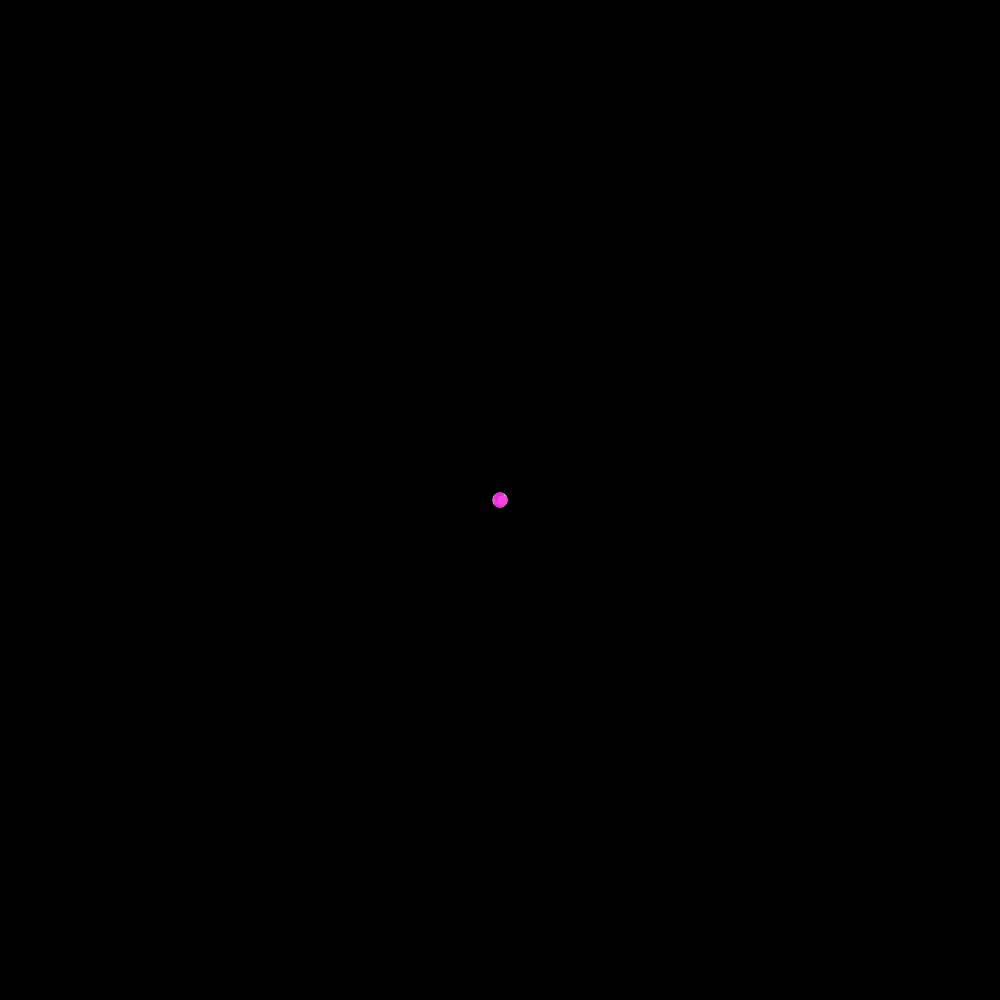
Frame 1 (no input)
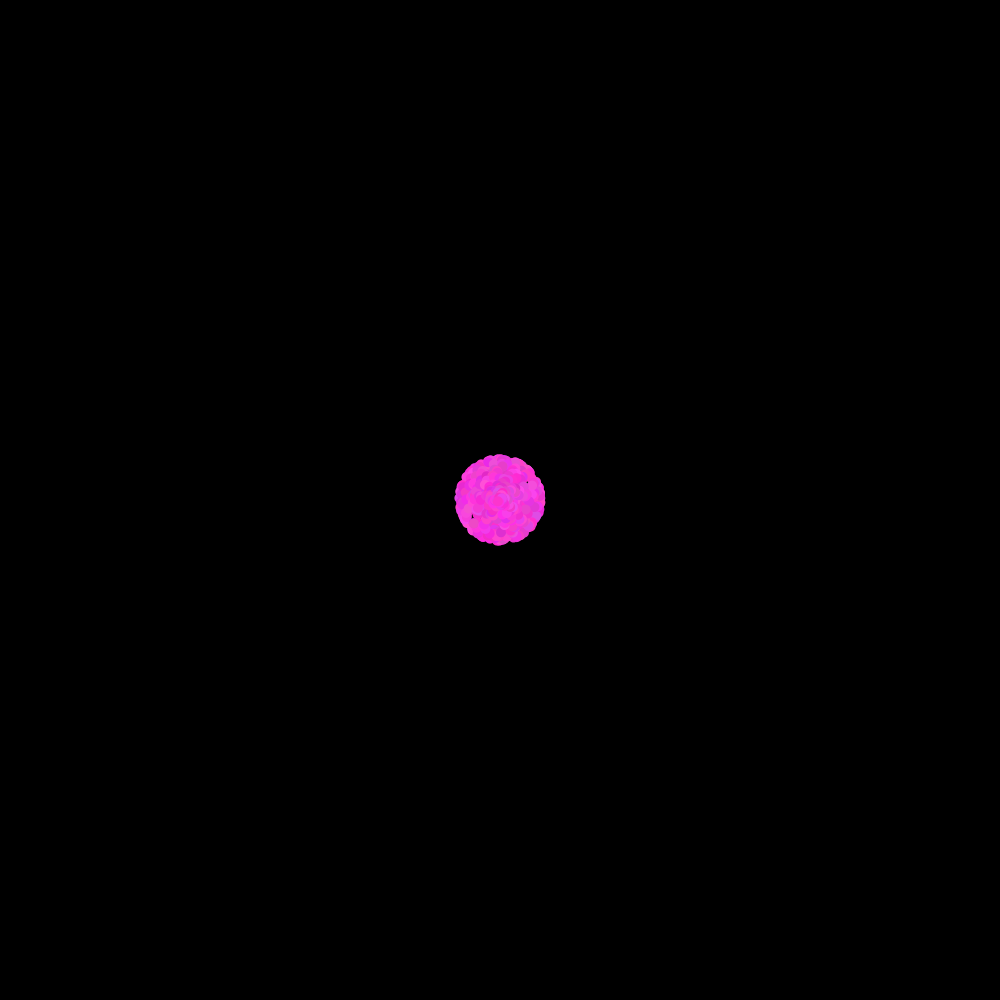
Frame 60 (the mouse pressed at the canvas centre just before this capture)
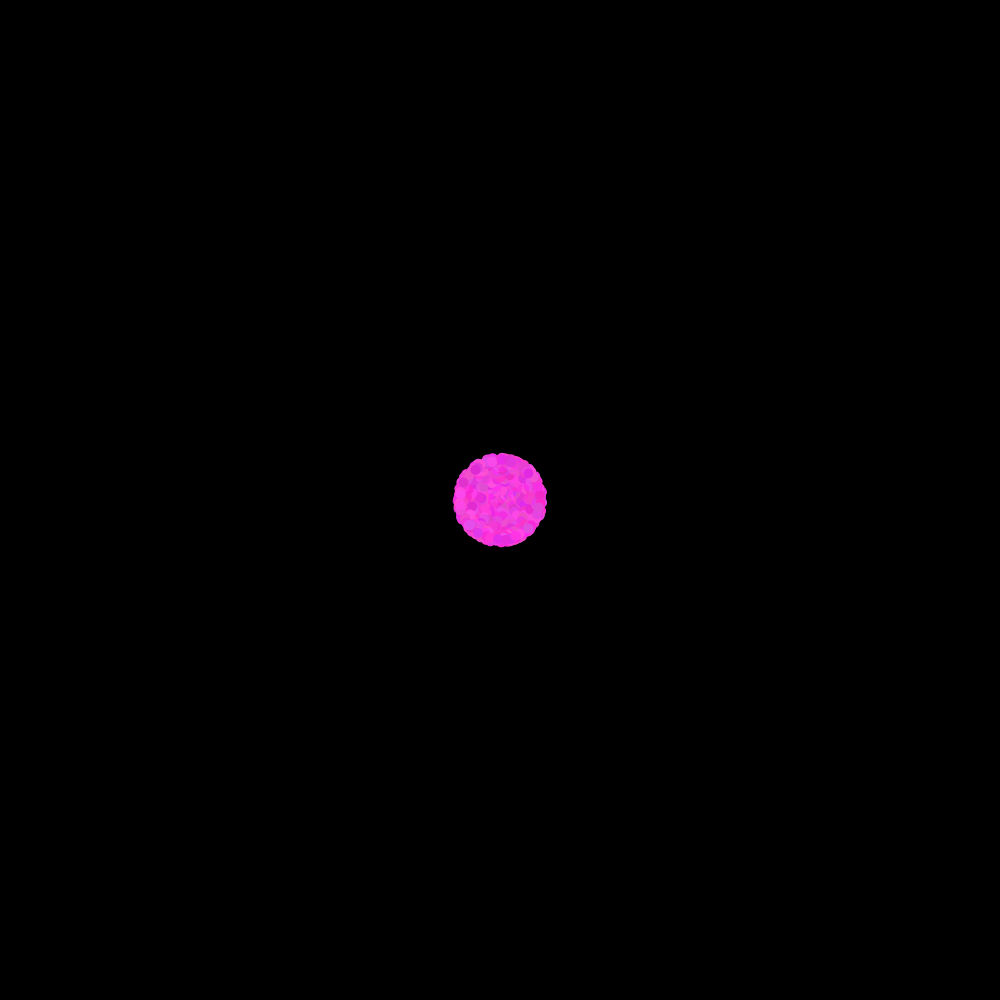
Frame 120 (the mouse held since frame 60 and released just before this capture)

The Processing sketch that drew these frames (run headless with seeded random() and noise(); from frame 60 on, the mouse is pressed at the canvas centre):

// Processing sketch: starfield
// ── starfield.pde
ArrayList<Particle> part;
float newAngle;
float newVeloc;
float newTarget;
float uniRed;
float uniGreen;
float uniBlue;
int timer;

void setup() {
  //your code here
  size(1000, 1000);
  noStroke();
  fill(255);
  newAngle = -0.01;
  newVeloc = random(2, 10);
  newTarget = random(0, 360);
  uniRed = random(0, 255);
  uniGreen = random(0, 255);
  uniBlue = random(0, 255);
  timer = 0;
  part = new ArrayList<Particle>();
  
  for (int i = 0; i < 1; i++) {
    part.add(new OddballParticle());
  }
  
  for (int i = 0; i < 10; i++) {
    part.add(new NormalParticle());
  }
}

void draw() {
  //your code here
  timer ++;
  background(0);
  
  for (int i = 0; i < part.size(); i++) {
    part.get(i).move();
  }
  
  for (int i = 0; i < part.size(); i++) {
    part.get(i).show();
  }
  
  if (timer < 100) {

    for (int i = 0; i < 10; i++) {
      part.add(new NormalParticle());
    }

    if (timer > 100 && (int)random(0, 20) == 4) {
      part.add(new JumboParticle());
    }
  } else {
    
    newAngle = -0.01;
    newVeloc = random(2, 5);
    newTarget = random(0, 360);
    uniRed = random(0, 255);
    uniGreen = random(0, 255);
    uniBlue = random(0, 255);

    if (timer > 300) {
      timer = 0;
    }
  }
  for (int i = 0; i < part.size(); i++) {
    if (dist(part.get(i).getX(), part.get(i).getY(), width/2, height/2) > width || part.get(i).getElapse() > 300) {
      part.remove(i);
    }
  }
}

class NormalParticle implements Particle {
  //your code here
  float x;
  float y;
  float speed;
  float angle;
  int tic;
  float a;
  float v;
  float r;
  float g; 
  float b;
  NormalParticle() {
    x = width/2;
    y = height/2;
    speed = 2.5;
    angle = random(0, 360) + newTarget;
    tic = 0;
    a = newAngle;
    v = newVeloc;
    r = uniRed + random(-20, 20);
    g = uniGreen + random(-20, 20);
    b = uniBlue + random(-20, 20);
  }

  void move() {
    tic ++;
    x += speed*cos(radians(angle));
    y += speed*sin(radians(angle));
    angle -= ((a * tic) + v);
  }

  void show() {
    fill(r, g, b);
    ellipse(x, y, 10, 10);
  }

  float getX() {
    return x;
  }

  float getY() {
    return y;
  }

  int getElapse() {
    return tic;
  }
}

interface Particle {
  //your code here
  void move();
  void show();
  float getX();
  float getY();
  int getElapse();
}

class JumboParticle extends NormalParticle implements Particle //uses an interface
{
  JumboParticle() {
  }

  void move() {
    super.move();
  }

  void show() {
    fill(r, g, b);
    ellipse(x, y, 30, 30);
  }

  float getX() {
    return x;
  }

  float getY() {
    return y;
  }

  int getElapse() {
    return tic;
  }
}

class OddballParticle extends NormalParticle implements Particle //uses the interface
{
  OddballParticle() {
  }

  void move() {
    r = uniRed + random(-20, 20);
    g = uniGreen + random(-20, 20);
    b = uniBlue + random(-20, 20);
  }

  void show() {
    ellipse((width/2), (height/2), 15, 15);
  }

  float getX() {
    return x;
  }

  float getY() {
    return y;
  }

  int getElapse() {
    return 0;
  }
}
